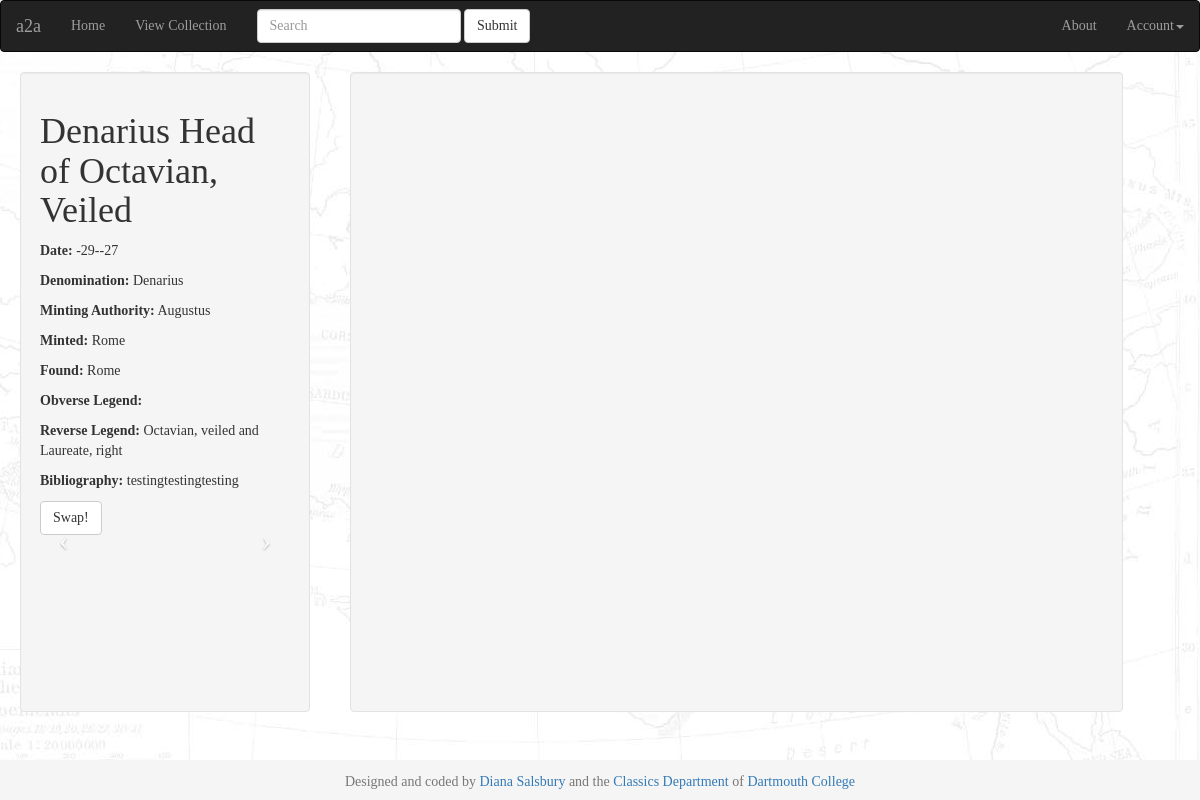
/coins/2/, run on the app's committed database.
### coins/models.py (models this page shows, shortened)
class Coin(models.Model):
    ERAS = (
        ('RR', 'Roman Republican'),
        ('RI', 'Roman Imperial'),
        ('GA', 'Greek Archaic'),
        ('GC', 'Greek Classical'),
        ('GH', 'Greek Hellenistic'),
    )
    title             = models.CharField(max_length=200)
    pub_date          = models.DateTimeField(auto_now_add=True)
    date_start        = models.IntegerField(default=0, null=True)
    date_end          = models.IntegerField(default=0, null=True)
    denomination      = models.CharField(max_length=50, null=True)
    minting_authority = models.CharField(max_length=200, null=True)
    obverse_lengend   = models.CharField(max_length=500, null=True)
    reverse_legend    = models.CharField(max_length=500, null=True)
    bibliography      = models.CharField(max_length=200, null=False)
    era               = models.CharField(max_length=2, choices=ERAS, null=True)
    mint_location     = models.ForeignKey(Location, default=0, related_name="mint")
    find_location     = models.ForeignKey(Location, default=0, related_name="find")

class Location(models.Model):
    name             = models.CharField(max_length=200)
    lat              = models.DecimalField(max_digits=9, decimal_places=6, default=0)
    lon              = models.DecimalField(max_digits=9, decimal_places=6, default=0)

### coins/views.py (the view)
# urls.py: url(r'^(?P<coin_id>\d+)/$', views.coin, name='detail'),
def coin(request, coin_id):
    coin = get_object_or_404(Coin, id=coin_id)
    images_list = Image.objects.filter(coin=coin)
    context = {'coin': coin,
               'images_list': images_list,
               }
    return render(request, 'coins/detail.html', context)

### coins/templates/coins/detail.html (shortened to what this page needs)
{% extends "coins/base.html" %}
{% load staticfiles %}
{% block content %}
<div class="well col-md-3" style="height: 80%;">
  <h1>{{ coin.title }}</h1>
  <p><b>Date:</b> {{ coin.date_start }}-{{ coin.date_end }}</p>
  <p><b>Denomination:</b> {{ coin.denomination }}</p>
  <p><b>Minting Authority:</b> {{ coin.minting_authority }}</p>
  <p><b>Minted:</b> {{ coin.mint_location.name }}</p>
  <p><b>Found:</b> {{ coin.find_location.name }}</p>
  <p><b>Obverse Legend:</b> {{ coin.obverse_legend }}</p>
  <p><b>Reverse Legend:</b> {{ coin.reverse_legend }}</p>
  <p><b>Bibliography:</b> {{ coin.bibliography }}</p>
  <button id="swap-button" type="button" class="btn btn-default">Swap!</button>
  <div id="small-div" style="height: 40%;">
  <div id="coin-carousel" class="carousel slide">
    <a class="left carousel-control" href="#coin-carousel" data-slide="prev">
      <span class="icon-prev"></span>
    </a>
    <a class="right carousel-control" href="#coin-carousel" data-slide="next">
      <span class="icon-next"></span>
    </a>
  </div>
  </div>
</div>
<div id="big-div" class="well col-md-8" style="height: 80%; margin-left: 40px; padding: 0;">
  <div id="map-canvas"/>
</div>
{% endblock %}

### coins/static/coins/css/style.css (style rules this page uses)
html { margin: 0px; height: 100%; width: 100%; }
body { margin: 0px; height: 100%; width: 100%; background: white url("../images/background.gif") no-repeat right bottom; font-family: 'Trajan_Pro'; }
#map-canvas { height: 100%; }

### data on the page
Coin: title "Denarius Head of Octavian, Veiled", date_start "-29", date_end "-27", denomination "Denarius", minting_authority "Augustus", mint_location.name "Rome", find_location.name "Rome", reverse_legend "Octavian, veiled and Laureate, right", bibliography "testingtestingtesting"
